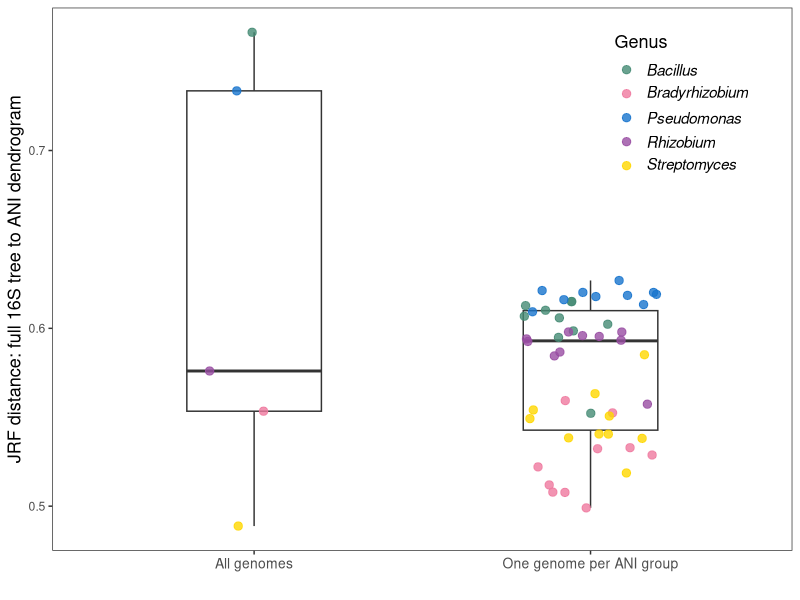

Reproduce this figure in R.
library(ggplot2)
library(tidyr)
library(dplyr)
theme_set(theme_bw())

distance_tableJRF <- read.csv('JRF_distance_ANI.csv')
distance_tableJRF_ANI10 <- read.csv('Distance_ANI_groups.csv')

JRF_selected <- distance_tableJRF %>% 
  filter(Genus == "Bacillus" | Genus == "Bradyrhizobium" | Genus == "Pseudomonas" | Genus == "Rhizobium" | 
           Genus == "Streptomyces") %>% 
  filter(Region == "Full_16S") %>% 
  mutate(Distancee = c("All genomes","All genomes","All genomes","All genomes","All genomes"))

JRF_selectedANI <- distance_tableJRF_ANI10 %>% 
  mutate(Distancee = c("One genome per ANI group"))

df_strain <- rbind(JRF_selected, JRF_selectedANI)

df_boxplot_ANI <- df_strain %>% 
  ggplot(aes(x = Distancee, y = Distance)) +
  geom_boxplot(width = 0.4, outlier.shape = NA) +
  geom_jitter(aes(colour = Genus), width = 0.2, height = 0, alpha = 0.8, size = 2.5) +
  scale_color_manual(
    values = c("Bacillus" = "#458B74","Bradyrhizobium" = "#EE799F", "Pseudomonas" = "#1874CD", "Rhizobium" = "#984ea3", "Streptomyces" = "#FFD700"),
    labels = c(expression(italic("Bacillus")), expression(italic("Bradyrhizobium")), expression(italic("Pseudomonas")), expression(italic("Rhizobium")),
               expression(italic("Streptomyces")))) +
  #geom_text(data = labels_wil, aes(x = Region, y = pos, label = Letters_wilcox), vjust = -0.1) +
  ylab("JRF distance: full 16S tree to ANI dendrogram")+
  xlab("")+
  theme(panel.grid.major = element_blank(), 
        panel.grid.minor = element_blank(),
        axis.title.y = element_text(size = 13),
        axis.text.x = element_text(size = 10),
        legend.text=element_text(size = 11, hjust = 0),
        legend.title = element_text(size = 13),
        legend.position = c(0.85, 0.82))
ggsave("Boxplot_1f.png", df_boxplot_ANI, width = 6.8, height = 6)